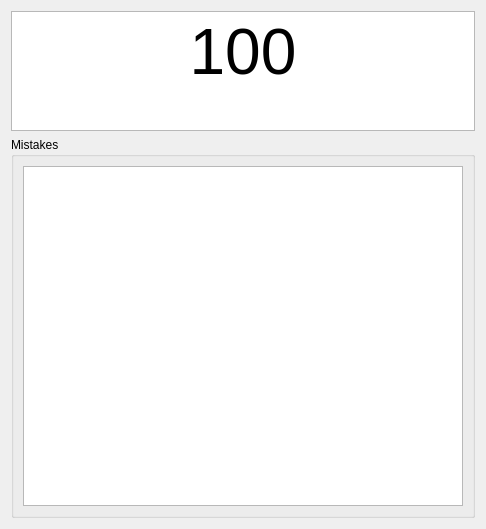
<?xml version="1.0" encoding="UTF-8"?>
<ui version="4.0">
 <class>Dialog</class>
 <widget class="QDialog" name="Dialog">
  <property name="geometry">
   <rect>
    <x>0</x>
    <y>0</y>
    <width>486</width>
    <height>529</height>
   </rect>
  </property>
  <property name="windowTitle">
   <string>Test Reslut</string>
  </property>
  <layout class="QVBoxLayout" name="verticalLayout">
   <item>
    <widget class="QTextBrowser" name="textBrowser">
     <property name="maximumSize">
      <size>
       <width>16777215</width>
       <height>120</height>
      </size>
     </property>
     <property name="mouseTracking">
      <bool>false</bool>
     </property>
     <property name="acceptDrops">
      <bool>false</bool>
     </property>
     <property name="html">
      <string>&lt;!DOCTYPE HTML PUBLIC &quot;-//W3C//DTD HTML 4.0//EN&quot; &quot;http://www.w3.org/TR/REC-html40/strict.dtd&quot;&gt;
&lt;html&gt;&lt;head&gt;&lt;meta name=&quot;qrichtext&quot; content=&quot;1&quot; /&gt;&lt;meta charset=&quot;utf-8&quot; /&gt;&lt;style type=&quot;text/css&quot;&gt;
p, li { white-space: pre-wrap; }
hr { height: 1px; border-width: 0; }
li.unchecked::marker { content: &quot;\2610&quot;; }
li.checked::marker { content: &quot;\2612&quot;; }
&lt;/style&gt;&lt;/head&gt;&lt;body style=&quot; font-family:'Segoe UI'; font-size:9pt; font-weight:400; font-style:normal;&quot;&gt;
&lt;p align=&quot;center&quot; style=&quot; margin-top:0px; margin-bottom:0px; margin-left:0px; margin-right:0px; -qt-block-indent:0; text-indent:0px;&quot;&gt;&lt;span style=&quot; font-size:48pt;&quot;&gt;100&lt;/span&gt;&lt;/p&gt;&lt;/body&gt;&lt;/html&gt;</string>
     </property>
    </widget>
   </item>
   <item>
    <widget class="QGroupBox" name="groupBox">
     <property name="title">
      <string>Mistakes</string>
     </property>
     <layout class="QVBoxLayout" name="verticalLayout_2">
      <item>
       <widget class="QListWidget" name="listWidget"/>
      </item>
     </layout>
    </widget>
   </item>
  </layout>
 </widget>
 <resources/>
 <connections/>
</ui>
